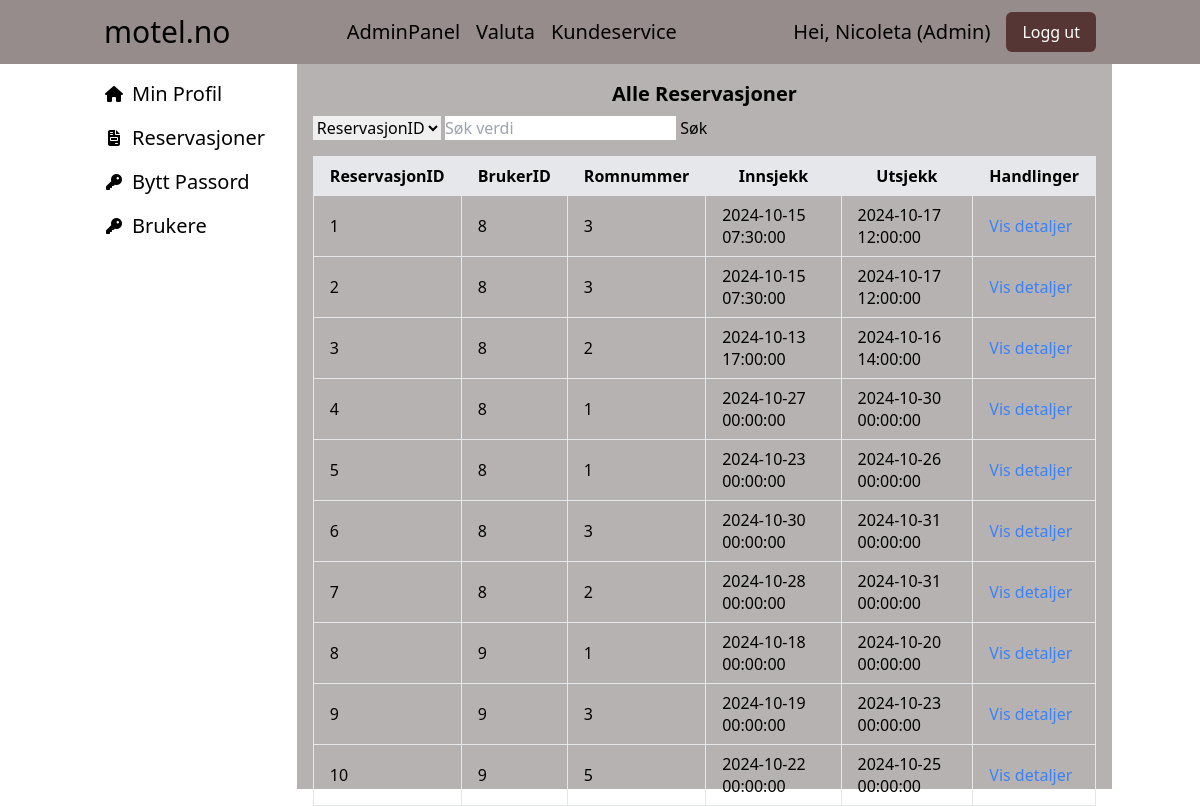
Page /Views/AdminPanel/AdminReservations.php (signed in) on the committed database.
### tables this page shows
CREATE TABLE `Reservasjon` (
  `ReservasjonID` int(11) NOT NULL,
  `RomID` int(11) NOT NULL,
  `BrukerID` int(11) NOT NULL,
  `Innsjekk` datetime NOT NULL,
  `Utsjekk` datetime NOT NULL
);

### Includes/Components/AllReservations.php (the view, shortened to what this page needs)
<?php
include '../../Includes/config.php';
$search_value = isset($_GET['search_value']) ? $_GET['search_value'] : '';
$sql = "
    SELECT r.ReservasjonID, r.BrukerID, r.RomID, r.Innsjekk, r.Utsjekk, rt.RomTypeNavn
    FROM Reservasjon r
    JOIN RomID_RomType rid ON r.RomID = rid.RomID
    JOIN Romtype rt ON rid.RomtypeID = rt.RomtypeID
";
$stmt = $conn->prepare($sql);
$stmt->execute();
$result = $stmt->get_result();
?>
<html>
    <link rel="stylesheet" href="https://cdn.jsdelivr.net/npm/tailwindcss@2.2.19/dist/tailwind.min.css">
<div class="reservations-section">
    <h2 class="text-xl text-center font-semibold pb-2">Alle Reservasjoner</h2>
    <form method="GET" action="">
    <select name="search_column">
        <option value="ReservasjonID">ReservasjonID</option>
    </select>
    <input type="text" name="search_value" placeholder="Søk verdi" value="<?php echo htmlspecialchars($search_value); ?>">
    <button type="submit">Søk</button>
</form>
    <?php if ($result->num_rows > 0): ?>
    <table class="table-auto w-full border-collapse ">
        <thead>
            <tr class="bg-gray-200">
                <th class="border px-4 py-2">ReservasjonID</th>
                <th class="border px-4 py-2">BrukerID</th>
                <th class="border px-4 py-2">Romnummer</th>
                <th class="border px-4 py-2">Innsjekk</th>
                <th class="border px-4 py-2">Utsjekk</th>
                <th class="border px-4 py-2">Handlinger</th>
            </tr>
        </thead>
        <tbody>
            <?php while ($row = $result->fetch_assoc()): ?>
            <tr>
                <td class="border px-4 py-2"><?php echo htmlspecialchars($row['ReservasjonID']); ?></td>
                <td class="border px-4 py-2"><?php echo htmlspecialchars($row['BrukerID']); ?></td>
                <td class="border px-4 py-2"><?php echo htmlspecialchars($row['RomID']); ?></td>
                <td class="border px-4 py-2"><?php echo htmlspecialchars($row['Innsjekk']); ?></td>
                <td class="border px-4 py-2"><?php echo htmlspecialchars($row['Utsjekk']); ?></td>
                <td class="border px-4 py-2">
                    <a href="ReservationDetails.php?ReservasjonID=<?php echo $row['ReservasjonID']; ?>" class="text-blue-500 hover:underline">Vis detaljer</a>
                </td>
            </tr>
            <?php endwhile; ?>
        </tbody>
    </table>
    <?php else: ?>
    <p class="text-center">Ingen reservasjoner funnet.</p>
    <?php endif; ?>
</div>
</html>

### Includes/Layout/Navbar.php (style rules this page uses)
html { overflow-y: scroll; }

### rows in the picture
reservasjon: ReservasjonID "1", BrukerID "8", RomID "3", Innsjekk "2024-10-15 07:30:00", Utsjekk "2024-10-17 12:00:00"
reservasjon: ReservasjonID "2", BrukerID "8", RomID "3", Innsjekk "2024-10-15 07:30:00", Utsjekk "2024-10-17 12:00:00"
reservasjon: ReservasjonID "3", BrukerID "8", RomID "2", Innsjekk "2024-10-13 17:00:00", Utsjekk "2024-10-16 14:00:00"
reservasjon: ReservasjonID "4", BrukerID "8", RomID "1", Innsjekk "2024-10-27 00:00:00", Utsjekk "2024-10-30 00:00:00"
reservasjon: ReservasjonID "5", BrukerID "8", RomID "1", Innsjekk "2024-10-23 00:00:00", Utsjekk "2024-10-26 00:00:00"
reservasjon: ReservasjonID "6", BrukerID "8", RomID "3", Innsjekk "2024-10-30 00:00:00", Utsjekk "2024-10-31 00:00:00"
reservasjon: ReservasjonID "7", BrukerID "8", RomID "2", Innsjekk "2024-10-28 00:00:00", Utsjekk "2024-10-31 00:00:00"
reservasjon: ReservasjonID "8", BrukerID "9", RomID "1", Innsjekk "2024-10-18 00:00:00", Utsjekk "2024-10-20 00:00:00"
reservasjon: ReservasjonID "9", BrukerID "9", RomID "3", Innsjekk "2024-10-19 00:00:00", Utsjekk "2024-10-23 00:00:00"
reservasjon: ReservasjonID "10", BrukerID "9", RomID "5", Innsjekk "2024-10-22 00:00:00", Utsjekk "2024-10-25 00:00:00"

### other values in the picture
$_SESSION['UserName'] "Nicoleta"
